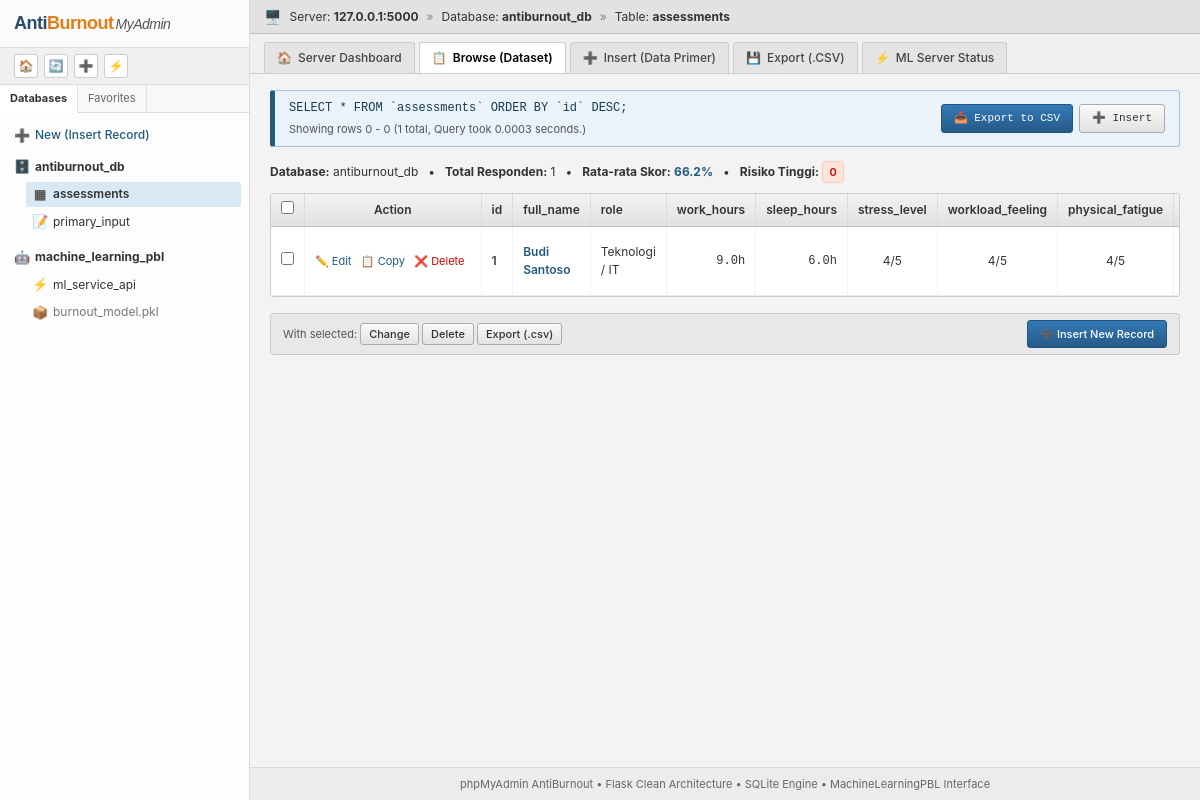
The app's page /assessment/dataset, older data.
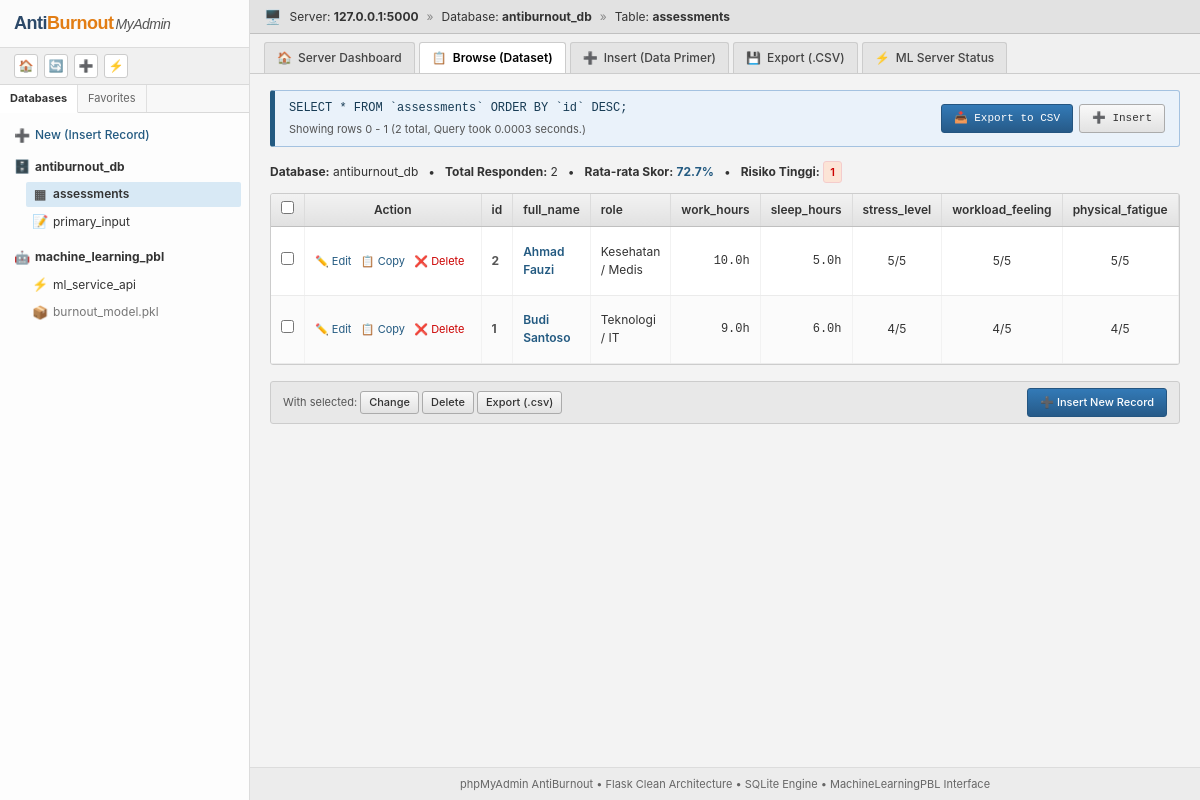
The same page, newer data.
### tables this page shows
CREATE TABLE assessments (
                    id INTEGER PRIMARY KEY AUTOINCREMENT,
                    full_name TEXT NOT NULL,
                    role TEXT NOT NULL,
                    work_hours REAL NOT NULL,
                    sleep_hours REAL NOT NULL,
                    stress_level INTEGER NOT NULL,
                    workload_feeling INTEGER NOT NULL,
                    physical_fatigue INTEGER NOT NULL,
                    notes TEXT,
                    burnout_score REAL,
                    burnout_level TEXT,
                    recommendation TEXT,
                    created_at TIMESTAMP DEFAULT CURRENT_TIMESTAMP
                );

### app/presentation/web/assessment_controller.py (the view)
@assessment_bp.route("/dataset", methods=["GET"])
def dataset_view():
    _, _, history_uc = _get_use_cases()
    data = history_uc.execute()
    return render_template(
        "assessment/dataset.html",
        records=data["assessments"],
        metrics=data["metrics"]
    )

### app/core/entities/assessment.py (called while the page is built)
    def to_dict(self) -> dict:
        return {
            "id": self.id,
            "full_name": self.full_name,
            "role": self.role,
            "work_hours": self.work_hours,
            "sleep_hours": self.sleep_hours,
            "stress_level": self.stress_level,
            "workload_feeling": self.workload_feeling,
            "physical_fatigue": self.physical_fatigue,
            "notes": self.notes or "",
            "burnout_score": self.burnout_score,
            "burnout_level": self.burnout_level,
            "recommendation": self.recommendation,
            "created_at": self.created_at.strftime("%Y-%m-%d %H:%M:%S") if isinstance(self.created_at, datetime) else str(self.created_at)
        }

### app/core/use_cases/get_assessment_history.py (called while the page is built)
    def execute(self) -> Dict[str, Any]:
        assessments = self.repository.find_all()
        total = len(assessments)
        avg_score = round(sum((a.burnout_score or 0) for a in assessments) / total, 1) if total > 0 else 0
        high_risk_count = sum(1 for a in assessments if "Tinggi" in (a.burnout_level or ""))
        return {
            "assessments": [a.to_dict() for a in assessments],
            "metrics": {
                "total_respondents": total,
                "avg_burnout_score": avg_score,
                "high_risk_count": high_risk_count
            }
        }

### app/infrastructure/db/sqlite_client.py (called while the page is built)
    def get_connection(self) -> sqlite3.Connection:
        conn = sqlite3.connect(self.db_path)
        conn.row_factory = sqlite3.Row
        return conn

### app/infrastructure/repositories/sqlite_assessment_repo.py (called while the page is built)
    def find_all(self) -> List[RespondentAssessment]:
        query = "SELECT * FROM assessments ORDER BY id DESC"
        results: List[RespondentAssessment] = []
        with self.db_client.get_connection() as conn:
            cursor = conn.cursor()
            rows = cursor.execute(query).fetchall()
            for row in rows:
                results.append(self._row_to_entity(row))
        return results

### app/presentation/web/assessment_controller.py (called while the page is built)
def _get_use_cases():
    repo = current_app.assessment_repository
    ml_svc = current_app.ml_service
    return (
        SubmitAssessmentUseCase(repo, ml_svc),
        ExportDatasetUseCase(repo),
        GetAssessmentHistoryUseCase(repo)
    )

### app/presentation/templates/assessment/dataset.html (shortened to what this page needs)
{% extends "base.html" %}
{% block breadcrumb_extra %}
<span style="color: #888;">&raquo;</span>
<span>Table: <strong>assessments</strong></span>
{% endblock %}
{% block content %}
<div class="pma-sql-box">
    <div>
        <code>SELECT * FROM `assessments` ORDER BY `id` DESC;</code>
        <div class="pma-sql-meta">
            Showing rows 0 - {{ records|length - 1 if records|length > 0 else 0 }} ({{ records|length }} total, Query took 0.0003 seconds.)
        </div>
    </div>
    <div style="display: flex; gap: 6px;">
        <a href="{{ url_for('assessment.export_csv') }}" class="pma-btn pma-btn-primary" style="font-size: 11px;">
            📥 Export to CSV
        </a>
        <a href="{{ url_for('assessment.form') }}" class="pma-btn" style="font-size: 11px;">
            ➕ Insert
        </a>
    </div>
</div>
<div style="display: flex; justify-content: space-between; align-items: center; margin-bottom: 10px; font-size: 12px;">
    <div style="display: flex; align-items: center; gap: 10px;">
        <span><strong>Database:</strong> antiburnout_db</span>
        <span>&bull;</span>
        <span><strong>Total Responden:</strong> {{ metrics.total_respondents }}</span>
        <span>&bull;</span>
        <span><strong>Rata-rata Skor:</strong> <span style="font-weight: bold; color: #235a81;">{{ metrics.avg_burnout_score }}%</span></span>
        <span>&bull;</span>
        <span><strong>Risiko Tinggi:</strong> <span class="pma-badge pma-badge-danger">{{ metrics.high_risk_count }}</span></span>
    </div>
</div>
<div class="pma-table-container">
    {% if records %}
    <table class="pma-table">
        <thead>
            <tr>
                <th style="width: 30px; text-align: center;"><input type="checkbox" title="Check all"></th>
                <th style="width: 90px; text-align: center;">Action</th>
                <th>id</th>
                <th>full_name</th>
                <th>role</th>
                <th>work_hours</th>
                <th>sleep_hours</th>
                <th>stress_level</th>
                <th>workload_feeling</th>
                <th>physical_fatigue</th>
                <th>burnout_score</th>
            </tr>
        </thead>
        <tbody>
            {% for row in records %}
            <tr>
                <td style="text-align: center;"><input type="checkbox" name="selected_id[]" value="{{ row.id }}"></td>
                <td style="text-align: center; white-space: nowrap;">
                    <a href="#" class="pma-action-link" title="Edit">✏️ Edit</a>
                    <a href="#" class="pma-action-link" title="Copy">📋 Copy</a>
                    <a href="#" class="pma-action-link" style="color: #cc0000;" title="Delete">❌ Delete</a>
                </td>
                <td style="font-weight: bold; color: #555;">{{ row.id }}</td>
                <td style="font-weight: 600; color: #235a81;">{{ row.full_name }}</td>
                <td>{{ row.role }}</td>
                <td style="text-align: right; font-family: monospace;">{{ row.work_hours }}h</td>
                <td style="text-align: right; font-family: monospace;">{{ row.sleep_hours }}h</td>
                <td style="text-align: center;">{{ row.stress_level }}/5</td>
                <td style="text-align: center;">{{ row.workload_feeling }}/5</td>
                <td style="text-align: center;">{{ row.physical_fatigue }}/5</td>
                <td style="font-weight: bold; font-family: monospace;">{{ row.burnout_score }}%</td>
            </tr>
            {% endfor %}
        </tbody>
    </table>
    {% endif %}
</div>
<div style="display: flex; justify-content: space-between; align-items: center; background: #e8e8e8; border: 1px solid #ccc; padding: 6px 12px; border-radius: 3px;">
    <div style="font-size: 11px; color: #555;">
        With selected:
        <a href="#" class="pma-btn" style="padding: 2px 8px; font-size: 11px;">Change</a>
        <a href="#" class="pma-btn" style="padding: 2px 8px; font-size: 11px;">Delete</a>
        <a href="{{ url_for('assessment.export_csv') }}" class="pma-btn" style="padding: 2px 8px; font-size: 11px;">Export (.csv)</a>
    </div>
    <div>
        <a href="{{ url_for('assessment.form') }}" class="pma-btn pma-btn-primary" style="font-size: 11px;">
            ➕ Insert New Record
        </a>
    </div>
</div>
{% endblock %}

### app/presentation/templates/base.html (shortened to what this page needs)
<!DOCTYPE html>
<html lang="id">
<head>
    <link rel="stylesheet" href="{{ url_for('static', filename='css/main.css') }}">
</head>
<body>
    <div class="pma-wrapper">
        <aside class="pma-sidebar">
            <div class="pma-sidebar-brand">
                <a href="{{ url_for('main.index') }}" class="pma-logo" title="phpMyAdmin AntiBurnout">
                    <span class="pma-logo-anti">Anti</span><span class="pma-logo-burnout">Burnout</span><span class="pma-logo-admin">MyAdmin</span>
                </a>
            </div>
            <div class="pma-quick-actions">
                <a href="{{ url_for('main.index') }}" class="pma-quick-btn" title="Home">🏠</a>
                <a href="javascript:location.reload();" class="pma-quick-btn" title="Reload Navigation">🔄</a>
                <a href="{{ url_for('assessment.form') }}" class="pma-quick-btn" title="Insert New Row">➕</a>
                <a href="{{ url_for('main.health_check') }}" target="_blank" class="pma-quick-btn" title="Server Status">⚡</a>
            </div>
            <div class="pma-nav-tabs-mini">
                <div class="pma-nav-tab-mini active">Databases</div>
                <div class="pma-nav-tab-mini">Favorites</div>
            </div>
            <div class="pma-tree">
                <div class="pma-tree-item">
                    <span class="pma-tree-icon">➕</span>
                    <a href="{{ url_for('assessment.form') }}" style="color: #235a81; font-weight: 500;">New (Insert Record)</a>
                </div>
                <div style="margin-top: 6px;">
                    <div class="pma-tree-item">
                        <span class="pma-tree-icon">🗄️</span>
                        <strong>antiburnout_db</strong>
                    </div>
                    <div class="pma-tree-sub">
                        <a href="{{ url_for('assessment.dataset_view') }}" class="pma-tree-item {% if request.path == '/assessment/dataset' %}active{% endif %}">
                            <span class="pma-tree-icon">▦</span>
                            <span>assessments</span>
                        </a>
                        <a href="{{ url_for('assessment.form') }}" class="pma-tree-item {% if request.path == '/assessment/' %}active{% endif %}">
                            <span class="pma-tree-icon">📝</span>
                            <span>primary_input</span>
                        </a>
                    </div>
                </div>
                <div style="margin-top: 10px;">
                    <div class="pma-tree-item">
                        <span class="pma-tree-icon">🤖</span>
                        <strong>machine_learning_pbl</strong>
                    </div>
                    <div class="pma-tree-sub">
                        <a href="{{ url_for('main.health_check') }}" target="_blank" class="pma-tree-item">
                            <span class="pma-tree-icon">⚡</span>
                            <span>ml_service_api</span>
                        </a>
                        <div class="pma-tree-item" style="color: #777;">
                            <span class="pma-tree-icon">📦</span>
                            <span>burnout_model.pkl</span>
                        </div>
                    </div>
                </div>
            </div>
        </aside>
        <div class="pma-main">
            <div class="pma-server-bar">
                <span class="pma-server-icon">🖥️</span>
                <span>Server: <strong>127.0.0.1:5000</strong></span>
                <span style="color: #888;">&raquo;</span>
                <span>Database: <strong>antiburnout_db</strong></span>
                {% block breadcrumb_extra %}{% endblock %}
            </div>
            <nav class="pma-tabs-bar">
                <a href="{{ url_for('main.index') }}" class="pma-tab {% if request.path == '/' %}active{% endif %}">
                    <span>🏠</span>
                    <span>Server Dashboard</span>
                </a>
                <a href="{{ url_for('assessment.dataset_view') }}" class="pma-tab {% if request.path == '/assessment/dataset' %}active{% endif %}">
                    <span>📋</span>
                    <span>Browse (Dataset)</span>
                </a>
                <a href="{{ url_for('assessment.form') }}" class="pma-tab {% if request.path == '/assessment/' %}active{% endif %}">
                    <span>➕</span>
                    <span>Insert (Data Primer)</span>
                </a>
                <a href="{{ url_for('assessment.export_csv') }}" class="pma-tab">
                    <span>💾</span>
                    <span>Export (.CSV)</span>
                </a>
                <a href="{{ url_for('main.health_check') }}" target="_blank" class="pma-tab">
                    <span>⚡</span>
                    <span>ML Server Status</span>
                </a>
            </nav>
            <main class="pma-content">
                {% block content %}{% endblock %}
            </main>
            <footer class="pma-footer">
                <span>phpMyAdmin AntiBurnout &bull; Flask Clean Architecture &bull; SQLite Engine &bull; MachineLearningPBL Interface</span>
            </footer>
        </div>
    </div>
</body>
</html>

Row changes from the older to the newer data that the page shows:
added assessments: id "2", full_name "Ahmad Fauzi", role "Kesehatan / Medis", work_hours "10.0", sleep_hours "5.0", stress_level "5", workload_feeling "5", physical_fatigue "5"
Text that changed along with them:
{{ records|length - 1 if records|length > 0 else 0 }}: "0" → "1"
{{ records|length }}: "1" → "2"
{{ metrics.total_respondents }}: "1" → "2"
{{ metrics.avg_burnout_score }}: "66.2" → "72.7"
{{ metrics.high_risk_count }}: "0" → "1"
